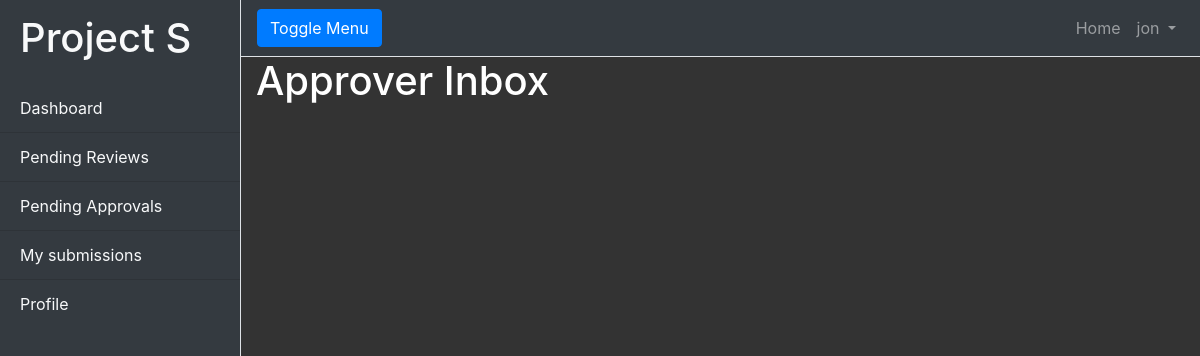
The page /reviews/approver_inbox (signed in) on the database as committed earlier.
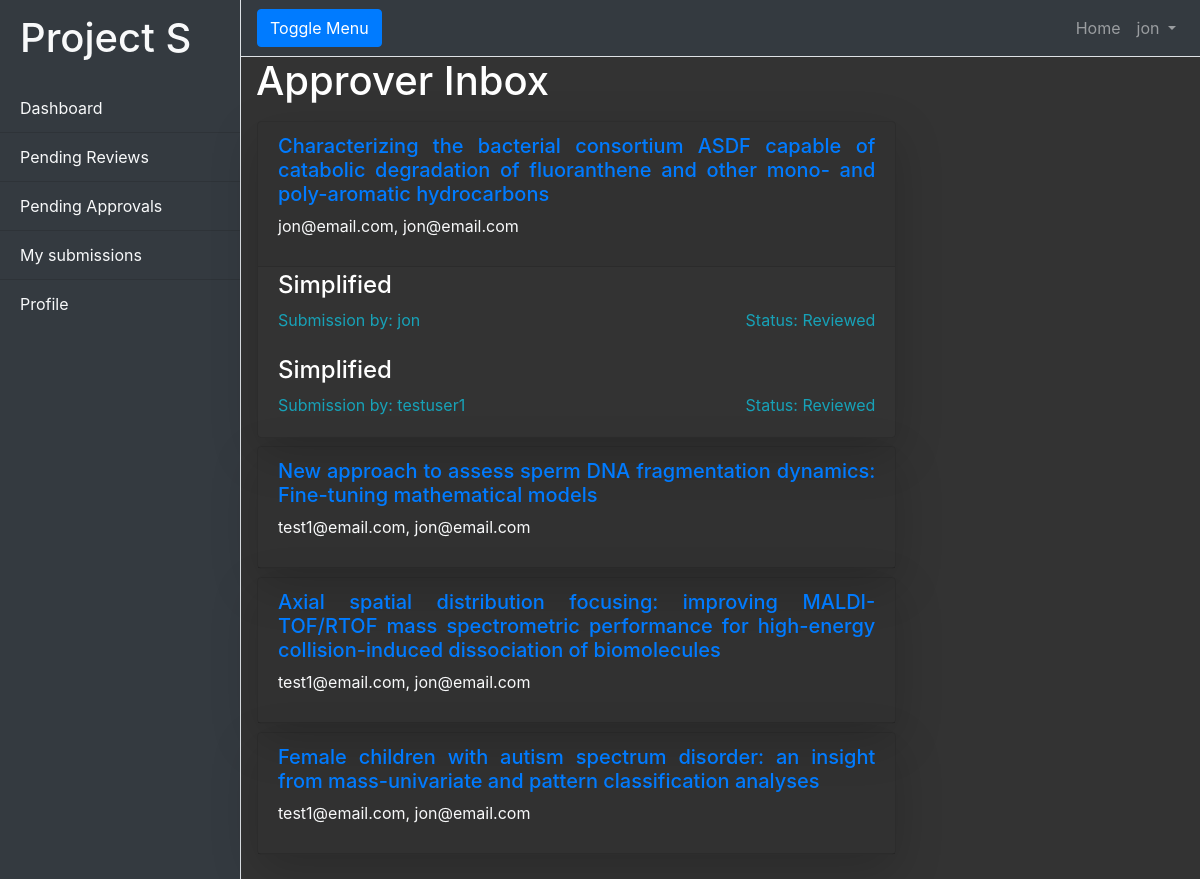
The same page on the database as committed later.
### Articles/models.py (models this page shows, shortened)
class Article (models.Model):
    name = models.CharField(max_length = 255)
    link = models.URLField()
    PI = models.ForeignKey(settings.AUTH_USER_MODEL, on_delete= models.CASCADE, related_name='article_PI')
    first_author = models.ForeignKey(settings.AUTH_USER_MODEL, on_delete= models.CASCADE, related_name='article_FA')
    article_text = RichTextField(blank = True, null=True)
    reviewers = models.ManyToManyField(settings.AUTH_USER_MODEL, related_name='can_review')
    approvers = models.ManyToManyField(settings.AUTH_USER_MODEL, related_name='can_approve')

class S_article_submission(models.Model):
    class submission_status(models.TextChoices):
        not_submitted = 'Awaiting submission', ('Awaiting submission')
        submitted = 'Submitted', ('Submitted')
        in_review = 'In Review', ('In Review')
        reviewed = 'Reviewed', ('Reviewed')
        approved = 'Approved', ('Approved')
    article = models.ForeignKey(Article, on_delete= models.CASCADE, related_name='submission')
    created_by = models.ForeignKey(settings.AUTH_USER_MODEL, on_delete=models.CASCADE, related_name='created_this_submission')
    created_at = models.DateTimeField(auto_now_add=True)
    updated_at = models.DateTimeField(auto_now=True)
    status = models.CharField(max_length=150, choices=submission_status.choices, default = submission_status.not_submitted)
    reviewed_by = models.ForeignKey(settings.AUTH_USER_MODEL, on_delete=models.CASCADE, related_name='reviewed_this_submission', null=True, blank=True)
    text = RichTextField(blank=True, null=True)

### Accounts/models.py (models this page shows, shortened)
class User(AbstractUser):
    class UserType(models.TextChoices):
        PI = 'PI', ('Principal Investigator')
        Grads = 'Grads', ('Graduate Student')
        Undergrad = 'Undergrad', ('Undergrad')
    username = models.CharField(max_length=50)
    email = models.EmailField(unique=True)
    type = models.CharField(max_length = 150, choices = UserType.choices, default = UserType.Undergrad)
    USERNAME_FIELD = 'email'
    REQUIRED_FIELDS = ['username', 'type']
    objects = CustomUserManager()

### Reviews/views.py (the view)
# urls.py: path('approver_inbox', views.ApproverInbox.as_view(), name='approver_inbox')
@method_decorator(login_required, name='dispatch')
class ApproverInbox(ListView):
    model = Article
    paginate_by = 5
    context_object_name = 'articles'
    template_name = 'approver_inbox.html'
    def get_queryset(self, *args, **kwargs):
        user = self.request.user
        queryset = Article.objects.filter(approvers = user)
        return queryset
    def get_context_data(self, **kwargs):
        context = super().get_context_data(**kwargs)
        query = Article.objects.filter(approvers = self.request.user)
        submissions = S_article_submission.objects.filter( Q(article__in=query) & Q(status='Reviewed'))
        context['submissions'] = submissions
        return context

### templates/approver_inbox.html
{% extends 'review.html' %}
{% block content %}
<div class="container-fluid">
    <h1 class="text-justify text-white"> Approver Inbox </h1>
</div>
<div class="container-fluid m-3">
    <div class="row">
        <div class="col-8">
            {% for article in articles %}
            <div class="row">
                <div class="card bg-transparent mb-2 shadow-lg" style="width: 60rem;">
                    <div class="card-header text-justify">
                        <h5><a href="{% url 'Article_detail' article.pk %}">{{article.name}}</a></h5>
                        <p class="text-light">
                            {{article.first_author}}, {{article.PI}}
                        </p>
                    </div>
                    {% for submission in submissions %}
                        {% if submission.article == article %}
                            <div class="card-body pt-1 overflow-auto">
                                <a href="{% url 'reviewing page' submission.pk %}">
                                    <div class="card-text text-justify ">
                                        <h4 class="text-white"> Simplified </h4>
                                        <div class="d-flex justify-content-between text-info">
                                            <div>
                                                Submission by: {{ submission.created_by.username }}
                                            </div>
                                            <div>
                                                Status: {{submission.status}}
                                            </div>
                                        </div>
                                    </div>
                                </a>
                            </div>
                        {% endif %}
                    {% endfor %}
                </div>
            </div>
            {% endfor %}
        </div>
    </div>
</div>
{% endblock content %}

Rows that differ between the two databases and show on the page:
now on this page (row unchanged): Article: name "Characterizing the bacterial consortium ASDF capable of catabolic degradation of fluoranthene and other mono- and poly-aromatic hydrocarbons", first_author "jon@email.com", PI "jon@email.com"
now on this page (row edited): S_article_submission: created_by.username "jon", status "Reviewed"
now on this page (row edited): S_article_submission: created_by.username "testuser1", status "Reviewed"
now on this page (row unchanged): Article: name "New approach to assess sperm DNA fragmentation dynamics: Fine-tuning mathematical models", first_author "test1@email.com", PI "jon@email.com"
now on this page (row unchanged): Article: name "Axial spatial distribution focusing: improving MALDI-TOF/RTOF mass spectrometric performance for high-energy collision-induced dissociation of biomolecules", first_author "test1@email.com", PI "jon@email.com"
now on this page (row unchanged): Article: name "Female children with autism spectrum disorder: an insight from mass-univariate and pattern classification analyses", first_author "test1@email.com", PI "jon@email.com"
